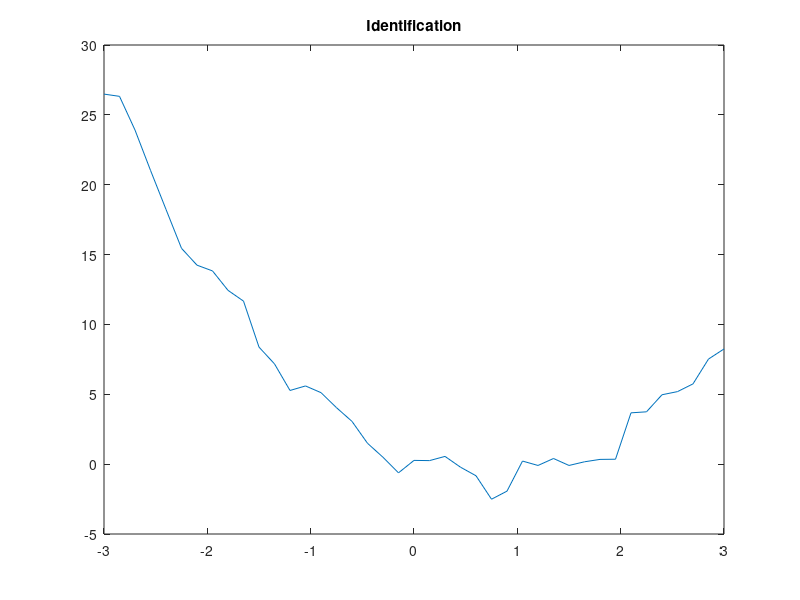
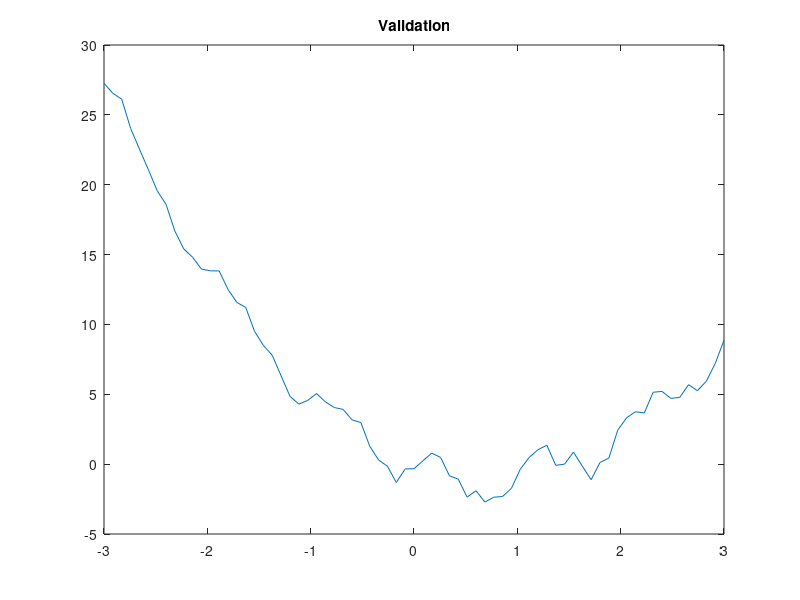
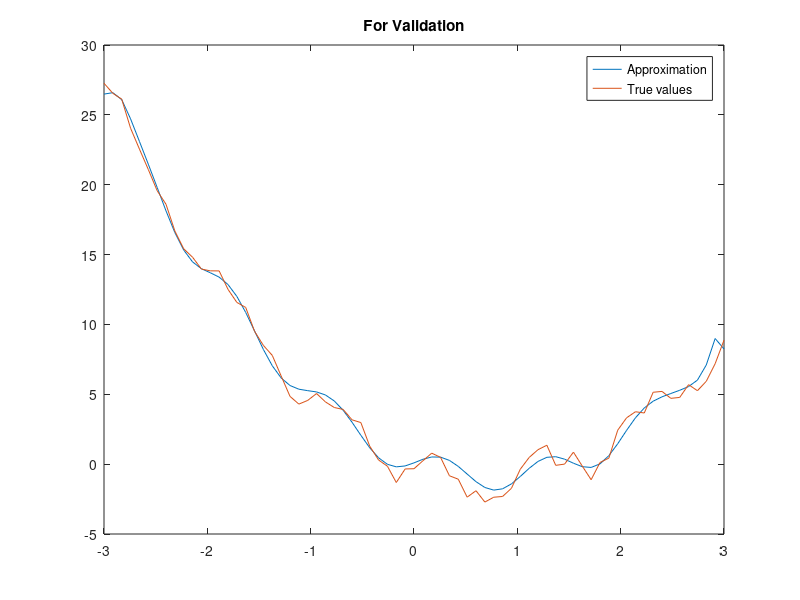
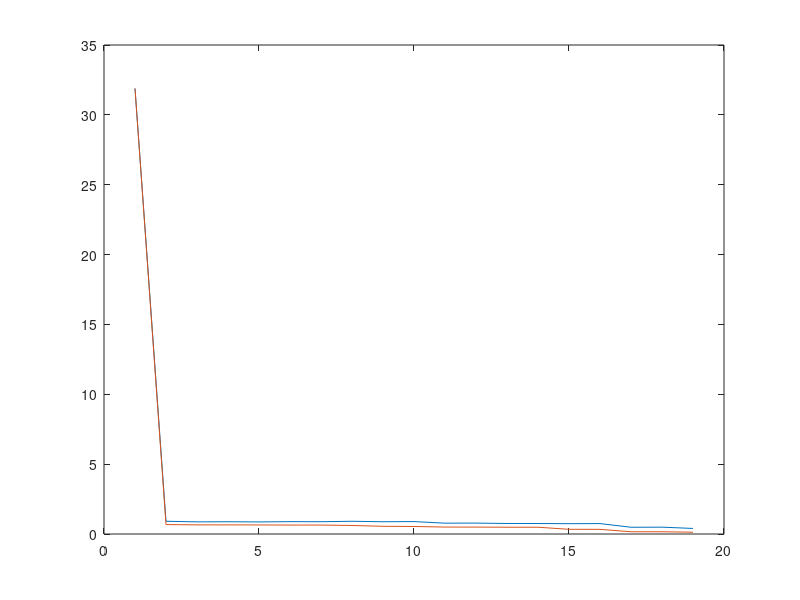

MATLAB code to generate these figures, in order:

yhatstar = 0;  % just to be able to run the function before solving all assignment components

index = 5; % initialize your index here

% write your code here
load('lab4_05.mat');

% identification data
x_id = id.X; % data for input
y_id = id.Y; % data for output
plot(x_id,y_id), title('Identification');

% validation data
x_val = val.X; % data for input
y_val = val.Y; % data for output
figure, plot(x_val,y_val), title('Validation');

N = length(x_id); % N=41
N_val = length(x_val); % N=71


for n = 2:20
    PHI = ones(N,n);
    for k = 1:N
        for i = 1:n
            PHI(k,i) = x_id(k)^(i-1);
        end
    end
    % generate theta
    theta = PHI \ y_id';
    if n == 5
        theta5 = PHI \ y_id';
    end
    
    % generate yhat
    yhat = PHI * theta;

    % validation data
    PHI_val = ones(N_val,n); 
    for k = 1:N_val
        for i = 1:n
            PHI_val(k,i) = x_val(k)^(i-1);
        end
    end

    % generate yhat_val
    yhat_val = PHI_val * theta;

    % calculate MSE
    mse(n-1) = sum((y_val-yhat_val').^2)/N_val;
    mse1(n-1) = sum((y_id-yhat').^2)/N;
end

figure, plot(x_val , yhat_val, x_val, y_val), legend('Approximation', 'True values'), title('For Validation');

figure, plot(mse(1:19)); grid;
hold on, plot(mse1(1:19)); grid;

% minimum of mse
m = min(mse(1:19));
ind = 20; % from the graph

 % compute PHI like in the first part
PHI_min = ones(N,ind);
for k = 1:N
  for i = 1:ind
      PHI_min(k,i) = x_id(k)^(i-1);
  end
end

% generate theta
theta = PHI_min \ y_id';

% compute yhatstar
yhatstar = theta(1);
for i = 2:ind
    yhatstar = yhatstar + theta(i)*((x_val).^(i-1));
end

